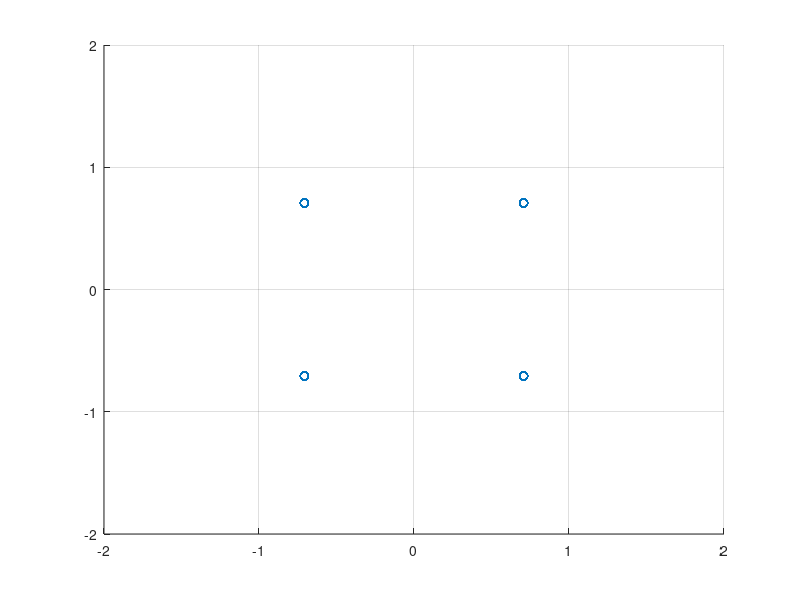
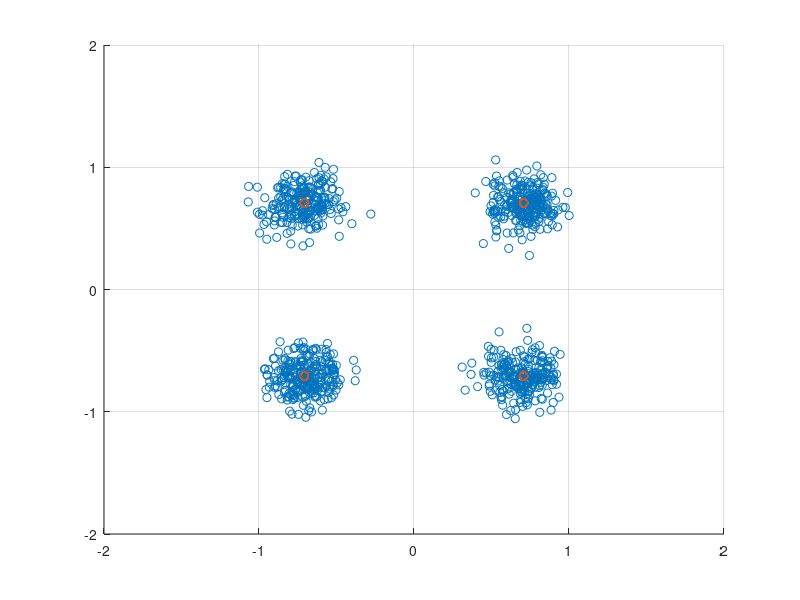

The MATLAB source for these figures, in order:
clear;

% Parameter Setting

Tsym = 1; % symbol duration
Nsym = 1000; % number of symbol
Fs = 100; % sampling size
Fc = 10; % carrier frequency
Fe = 0; % 나중을 위해서  일단 남겨둔다.

N0 = 0.015;

% Simulation
t = [Tsym/Fs : Tsym/Fs : Tsym*Nsym];
Tmax = length(t);

% Symbol 생성
M=4;
symTable = zeros(1,4);
for i = 1:M
    i_m = 2*pi*(i-1)/M + pi/4;
    symTable(i) = cos(i_m) + j*sin(i_m);
end

% Basis Signal 생성
phi1 = cos(2*pi*Fc*t(1:Tsym*Fs));
Es = norm(phi1);
phi1 = phi1/Es;

phi2 = -sin(2*pi*Fc*t(1:Tsym*Fs));
Es = norm(phi2);
phi2 = phi2/Es;

%% TX

% 랜덤신호만들기
m = randi(M,1,Nsym); %1~M 중 Nsym 갯수 만큼 랜덤

% 심볼신호 만들기
theta_m = 2*pi*(m-1)/M + pi/4;% m이 벡터이기 때문에 theta_m도 벡터로 표현(값이 여러개)
bbSym = cos(theta_m) + j*sin(theta_m);

% Up-conversion (DAC 포함)
RFsignal = zeros(1,Tmax);
for iterT = 1:Tmax
    iterSym = floor((iterT-1)/Fs)+1;
    RFsignal(iterT) = real(bbSym(iterSym))*cos(2*pi*Fc*t(iterT))/Es - imag(bbSym(iterSym))*sin(2*pi*Fc*t(iterT))/Es;
end

% 참고1 - signal 보여주기
% figure(1)
% plot(t,RFsignal);
% xlim([0 2]);

% 참고2 - 심볼신호 보여주기
s = zeros(2,Nsym);
for i = 1:Nsym
    intStart = 1+(i-1)*Tsym*Fs;
    intEnd = i*Tsym*Fs;
    s(1,i) = sum(RFsignal(intStart:intEnd).*phi1);
    s(2,i) = sum(RFsignal(intStart:intEnd).*phi2);
end
figure(2)
scatter(s(1,:),s(2,:),'r*');
grid on;
axis([-2 2 -2 2]);


%% RX
% Coherent Detection
Ich = RFsignal .* cos(2*pi*(Fc+Fe)*t)/Es;
Qch = RFsignal .* sin(2*pi*(Fc+Fe)*t)/Es;

% Baseband Signal Representation
for i = 1:Nsym
    n_start = (i-1)*Tsym*Fs;
    bbSym_rx(i) = sum(Ich(n_start+1:n_start+Tsym*Fs) - j*Qch(n_start+1:n_start+Tsym*Fs));
end
sigPower = mean(abs(bbSym_rx).^2);

% Noise Insertion
noise = sqrt(N0)*randn(1,length(bbSym_rx)) + j*sqrt(N0)*randn(1,length(bbSym_rx));
bbSymN_rx = bbSym_rx+noise;
noisePower = mean(abs(noise).^2);
SNR = 10*log10(sigPower/noisePower)

% Signal Space Representation
figure(3)
scatter(real(bbSymN_rx), imag(bbSymN_rx));
grid on;
axis([-2 2 -2 2]);
hold on;
scatter(s(1,:),s(2,:),'r*');

% Optimal Receiver
hd_bbSym = zeros(1,Nsym);
for i= 1:Nsym
    corr_result = bbSymN_rx(i)*conj(symTable);
    [dammyVal hd_index] = max(real(corr_result));
    hd_bbSym(i) = symTable(hd_index);
end

SER = sum( abs(hd_bbSym - bbSym) > 0.01) /Nsym